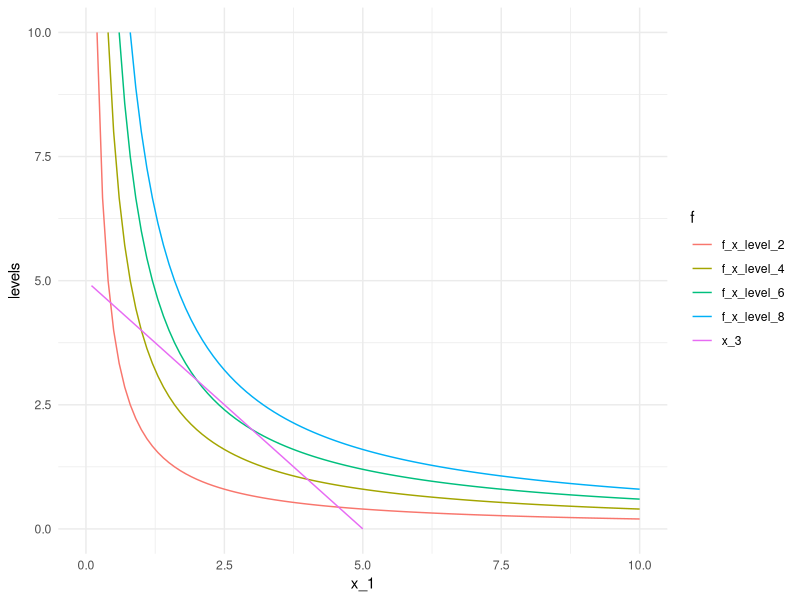
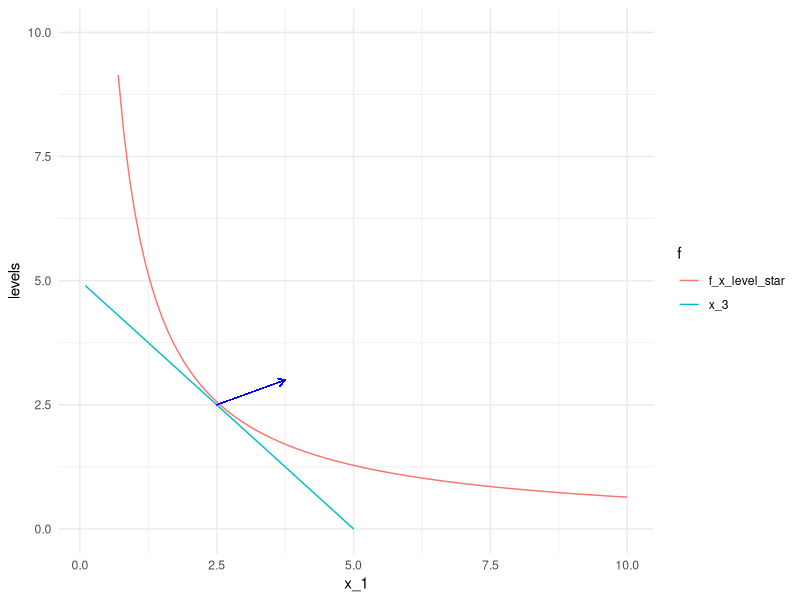

Write R code to recreate these figures, in order.
## ---- chunk 1

library(tidyverse)
library(rmarkdown)
library(knitr)
library(xml2)

knitr::opts_chunk$set(echo = T, 
                      warning = F, 
                      message = F, 
                      eval = T, 
                      include = T,
                      fig.height=4, 
                      fig.width=4
                      )
## ---- chunk 2

x_1 <- seq(0.1, 10, 0.1)
x_2 <- seq(0.1, 10, 0.1)

f_x_level_2 <- 2/x_2 #level sets
f_x_level_4 <- 4/x_2
f_x_level_6 <- 6/x_2
f_x_level_8 <- 8/x_2

x_3 <- 5 - x_2 #constraint set

data_obj_l <- cbind(x_1, 
                    f_x_level_2, 
                    f_x_level_4, 
                    f_x_level_6,
                    f_x_level_8,
                    x_3
                    ) %>% 
  dplyr::as_tibble() %>%
  tidyr::gather(.,
                f_x_level_2:x_3,
                key = "f",
                value = "levels")

ggplot(data_obj_l, aes(x_1, levels, color = f)) +
  geom_line() +
  scale_y_continuous(limits = c(0, 10)) +
  scale_x_continuous(limits = c(0, 10)) +
  theme_minimal()

## ---- chunk 3

f_x_level_star <- 6.4/x_2 #set manually

data_plot_grad <- cbind(x_1, 
                        f_x_level_star,
                        x_3
                        ) %>%
  dplyr::as_tibble() %>%
  tidyr::gather(.,
                c(f_x_level_star, x_3),
                key = 'f',
                value = 'levels'
                )

ggplot(data_plot_grad, aes(x_1, levels, color = f)) +
  geom_line() +
  scale_y_continuous(limits = c(0, 10)) +
  geom_segment(aes(x = 2.5,
                   y = 2.5,
                   xend = 3.75, #set manually
                   yend = 3
                   ),
               color = "blue",
               arrow = arrow(length = unit(0.015, "npc")),
               size = 0.2
               ) +
  theme_minimal()
